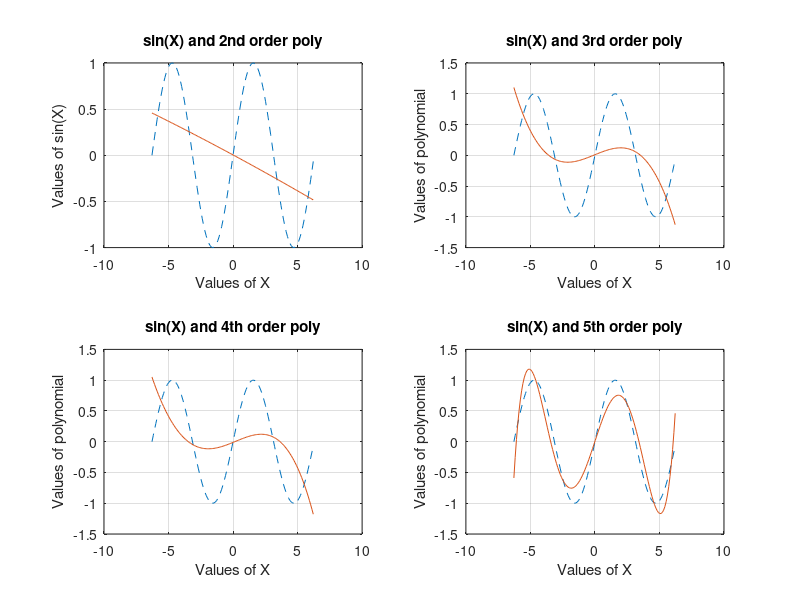
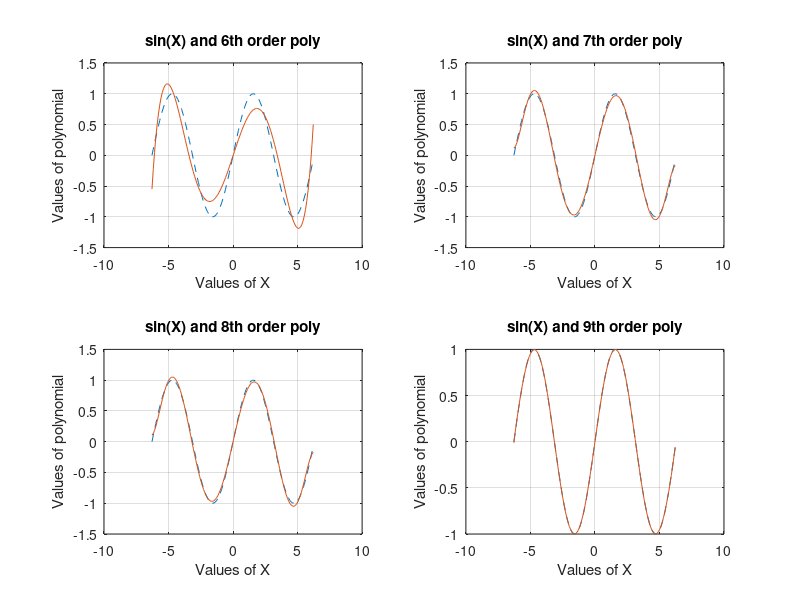

Write the MATLAB code that produced these figures, in order.
X = [-2*pi:0.1:2*pi]; 

figure(1);
subplot(2,2,1); 
plot(X,sin(X),'--');
hold on;
grid;   %This turns it off? was in solution
xlabel('Values of X');
ylabel('Values of sin(X)');
title('sin(X) and 2nd order poly');

C = polyfit(X,sin(X),2);

%polyfit is like a linear regression model but for C order poly

Y = polyval(C,X);

subplot(2,2,1); 
plot(X,Y);
hold off;

%I'm like 99percent sure the next 7 steps can be done with a quick for
%loop, but here's it with a copy/paste type solution
C = polyfit(X,sin(X),3);
Y = polyval(C,X);

subplot(2,2,2); plot(X,sin(X),'--');
hold on;
subplot(2,2,2); plot(X,Y);
grid;
xlabel('Values of X');
ylabel('Values of polynomial');
title('sin(X) and 3rd order poly');
hold off;

C = polyfit(X,sin(X),4);
Y = polyval(C,X);

subplot(2,2,3); 
plot(X,sin(X),'--');
hold on;
subplot(2,2,3); plot(X,Y);
grid;
xlabel('Values of X');
ylabel('Values of polynomial');
title('sin(X) and 4th order poly');
hold off;

C = polyfit(X,sin(X),5);
Y = polyval(C,X);

subplot(2,2,4); plot(X,sin(X),'--');
hold on;
subplot(2,2,4); plot(X,Y);
grid;
xlabel('Values of X');
ylabel('Values of polynomial');
title('sin(X) and 5th order poly');
hold off;

figure(2);

C = polyfit(X,sin(X),6);
Y = polyval(C,X);

subplot(2,2,1); 
plot(X,sin(X),'--');
hold on;
subplot(2,2,1); plot(X,Y);
grid;
xlabel('Values of X');
ylabel('Values of polynomial');
title('sin(X) and 6th order poly');
hold off;

C = polyfit(X,sin(X),7);
Y = polyval(C,X);

subplot(2,2,2); plot(X,sin(X),'--');
hold on;
subplot(2,2,2); plot(X,Y);
grid;
xlabel('Values of X');
ylabel('Values of polynomial');
title('sin(X) and 7th order poly');
hold off;

C = polyfit(X,sin(X),8);
Y = polyval(C,X);

subplot(2,2,3); plot(X,sin(X),'--');
hold on;
subplot(2,2,3); plot(X,Y);
grid;
xlabel('Values of X');
ylabel('Values of polynomial');
title('sin(X) and 8th order poly');
hold off;

C = polyfit(X,sin(X),9);
Y = polyval(C,X);

subplot(2,2,4); plot(X,sin(X),'--');
hold on;
subplot(2,2,4); plot(X,Y);
grid;
xlabel('Values of X');
ylabel('Values of polynomial');
title('sin(X) and 9th order poly');
hold off;

%Not sure why solution went to 9th order, but I went with it here. Also
%this sounds really useful for taylor series stuff just saying...
 
